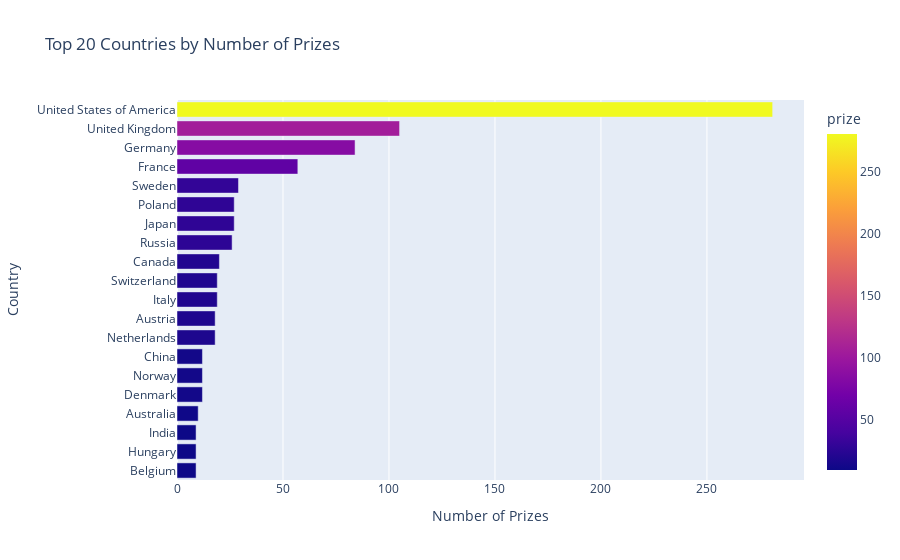

Notebook cell for this chart:
### Code cell
h_top_c_bar = px.bar(
    data_frame=top_countries,
    x='prize',
    y='birth_country_current',
    orientation='h',
    color='prize',
    title='Top 20 Countries by Number of Prizes'
)

h_top_c_bar.update_layout(
    xaxis_title='Number of Prizes',
    yaxis_title='Country',
    showlegend=False
)

h_top_c_bar.show()

### Figure 1 — Plotly figure (JSON) as saved in the notebook; plotly's stock layout.template omitted (floating-point values rounded to 4 significant figures)
{"data": [{"alignmentgroup": "True", "hovertemplate": "prize=%{marker.color}<br>birth_country_current=%{y}<extra></extra>", "legendgroup": "", "marker": {"color": [9, 9, 9, 10, 12, 12, 12, 18, 18, 19, 19, 20, 26, 27, 27, 29, 57, 84, 105, 281], "coloraxis": "coloraxis", "pattern": {"shape": ""}}, "name": "", "offsetgroup": "", "orientation": "h", "showlegend": false, "textposition": "auto", "type": "bar", "x": [9, 9, 9, 10, 12, 12, 12, 18, 18, 19, 19, 20, 26, 27, 27, 29, 57, 84, 105, 281], "xaxis": "x", "y": ["Belgium", "Hungary", "India", "Australia", "Denmark", "Norway", "China", "Netherlands", "Austria", "Italy", "Switzerland", "Canada", "Russia", "Japan", "Poland", "Sweden", "France", "Germany", "United Kingdom", "United States of America"], "yaxis": "y"}], "layout": {"barmode": "relative", "coloraxis": {"colorbar": {"title": {"text": "prize"}}, "colorscale": [[0, "#0d0887"], [0.1111, "#46039f"], [0.2222, "#7201a8"], [0.3333, "#9c179e"], [0.4444, "#bd3786"], [0.5556, "#d8576b"], [0.6667, "#ed7953"], [0.7778, "#fb9f3a"], [0.8889, "#fdca26"], [1, "#f0f921"]]}, "legend": {"tracegroupgap": 0}, "showlegend": false, "title": {"text": "Top 20 Countries by Number of Prizes"}, "xaxis": {"anchor": "y", "domain": [0, 1], "title": {"text": "Number of Prizes"}}, "yaxis": {"anchor": "x", "domain": [0, 1], "title": {"text": "Country"}}}}
